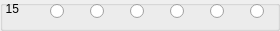
              <widget class="QGroupBox" name="groupBox_10">
               <property name="title">
                <string/>
               </property>
               <widget class="QRadioButton" name="radioButton15RxAnt1">
                <property name="geometry">
                 <rect>
                  <x>50</x>
                  <y>0</y>
                  <width>21</width>
                  <height>22</height>
                 </rect>
                </property>
                <property name="text">
                 <string/>
                </property>
               </widget>
               <widget class="QRadioButton" name="radioButton15RxAnt2">
                <property name="geometry">
                 <rect>
                  <x>90</x>
                  <y>0</y>
                  <width>21</width>
                  <height>22</height>
                 </rect>
                </property>
                <property name="text">
                 <string/>
                </property>
               </widget>
               <widget class="QRadioButton" name="radioButton15RxAnt3">
                <property name="geometry">
                 <rect>
                  <x>130</x>
                  <y>0</y>
                  <width>21</width>
                  <height>22</height>
                 </rect>
                </property>
                <property name="text">
                 <string/>
                </property>
               </widget>
               <widget class="QRadioButton" name="radioButton15RxRX1">
                <property name="geometry">
                 <rect>
                  <x>170</x>
                  <y>0</y>
                  <width>21</width>
                  <height>22</height>
                 </rect>
                </property>
                <property name="text">
                 <string/>
                </property>
               </widget>
               <widget class="QRadioButton" name="radioButton15RxRX2">
                <property name="geometry">
                 <rect>
                  <x>210</x>
                  <y>0</y>
                  <width>21</width>
                  <height>22</height>
                 </rect>
                </property>
                <property name="text">
                 <string/>
                </property>
               </widget>
               <widget class="QRadioButton" name="radioButton15RxXVRX">
                <property name="geometry">
                 <rect>
                  <x>250</x>
                  <y>0</y>
                  <width>21</width>
                  <height>22</height>
                 </rect>
                </property>
                <property name="text">
                 <string/>
                </property>
               </widget>
               <widget class="QLabel" name="label_31">
                <property name="geometry">
                 <rect>
                  <x>0</x>
                  <y>0</y>
                  <width>19</width>
                  <height>18</height>
                 </rect>
                </property>
                <property name="sizePolicy">
                 <sizepolicy hsizetype="Minimum" vsizetype="Preferred">
                  <horstretch>0</horstretch>
                  <verstretch>0</verstretch>
                 </sizepolicy>
                </property>
                <property name="text">
                 <string>15</string>
                </property>
                <property name="alignment">
                 <set>Qt::AlignRight|Qt::AlignTrailing|Qt::AlignVCenter</set>
                </property>
               </widget>
              </widget>
